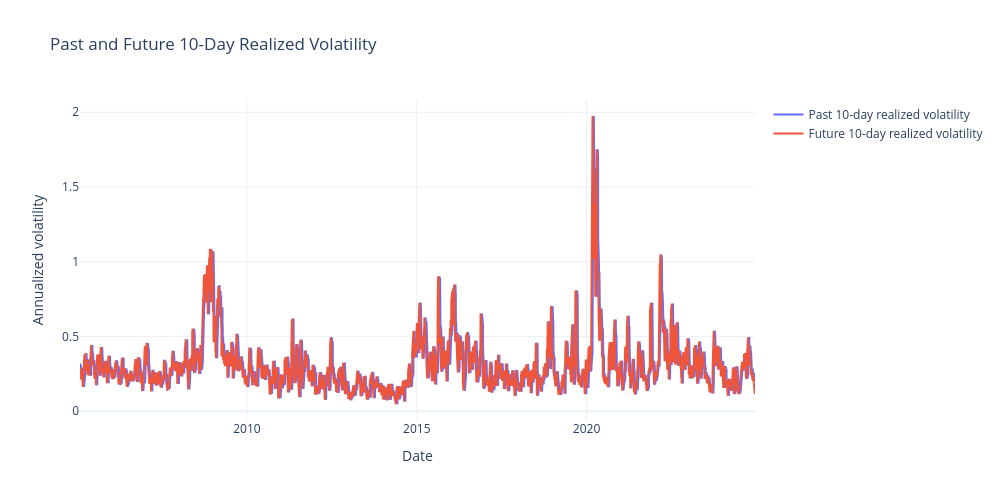

Notebook cell for this chart:
### Code cell
fig_vol_compare = go.Figure()

fig_vol_compare.add_trace(
    go.Scatter(
        x=model_data["Date"],
        y=model_data["rv_past_10d"],
        mode="lines",
        name="Past 10-day realized volatility"
    )
)

fig_vol_compare.add_trace(
    go.Scatter(
        x=model_data["Date"],
        y=model_data["rv_future_10d"],
        mode="lines",
        name="Future 10-day realized volatility"
    )
)

fig_vol_compare.update_layout(
    title="Past and Future 10-Day Realized Volatility",
    xaxis_title="Date",
    yaxis_title="Annualized volatility",
    template="plotly_white",
    width=1000,
    height=500
)

fig_vol_compare.show()

### Figure 1 — Plotly figure (JSON) as saved in the notebook; plotly's stock layout.template omitted (floating-point values rounded to 4 significant figures; data arrays with more than 128 entries replaced by an {"elided": "..."} marker saying what was removed)
{"data": [{"mode": "lines", "name": "Past 10-day realized volatility", "type": "scatter", "x": {"elided": "5128 str values"}, "y": {"elided": "5128 float values"}}, {"mode": "lines", "name": "Future 10-day realized volatility", "type": "scatter", "x": {"elided": "5128 str values"}, "y": {"elided": "5128 float values"}}], "layout": {"height": 500, "title": {"text": "Past and Future 10-Day Realized Volatility"}, "width": 1000, "xaxis": {"title": {"text": "Date"}}, "yaxis": {"title": {"text": "Annualized volatility"}}}}
